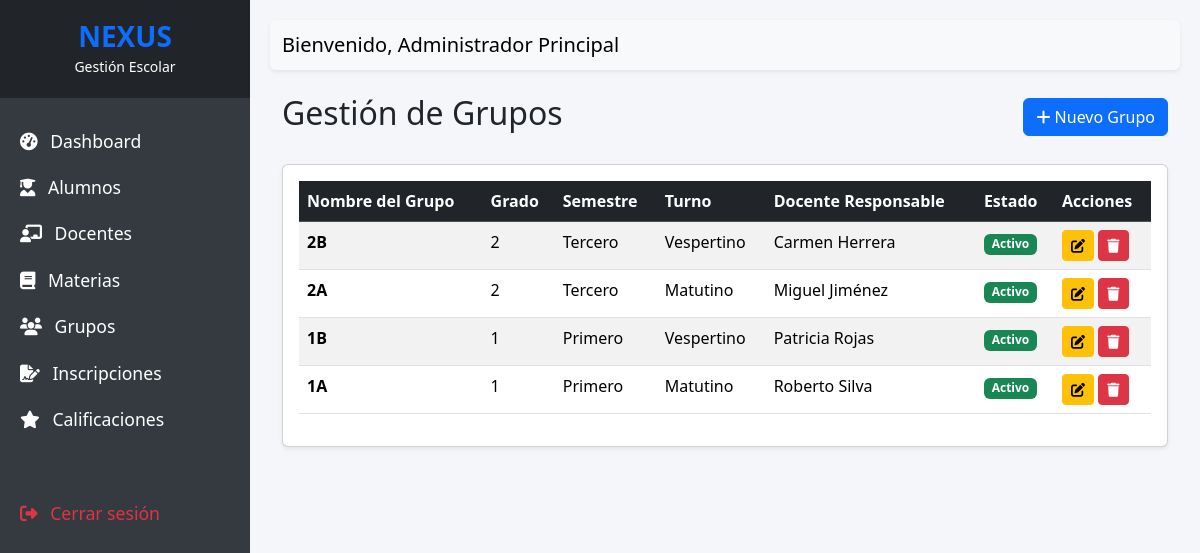
Screenshot of /app/grupos/ (signed in) with the database file from the repository.
### tables this page shows
CREATE TABLE `grupos` (
  `id` int(11) NOT NULL AUTO_INCREMENT,
  `nombre_grupo` varchar(20) NOT NULL,
  `grado` int(11) NOT NULL,
  `semestre` varchar(20) NOT NULL,
  `turno` varchar(20) NOT NULL,
  `docente_responsable_id` int(11) DEFAULT NULL,
  `estado` varchar(20) NOT NULL DEFAULT 'Activo',
  PRIMARY KEY (`id`),
  KEY `docente_responsable_id` (`docente_responsable_id`),
  CONSTRAINT `fk_grupo_docente` FOREIGN KEY (`docente_responsable_id`) REFERENCES `docentes` (`id`) ON DELETE SET NULL
);

CREATE TABLE `docentes` (
  `id` int(11) NOT NULL AUTO_INCREMENT,
  `numero_empleado` varchar(20) NOT NULL,
  `nombre` varchar(50) NOT NULL,
  `apellido_paterno` varchar(50) NOT NULL,
  `apellido_materno` varchar(50) NOT NULL,
  `correo` varchar(100) DEFAULT NULL,
  `telefono` varchar(20) DEFAULT NULL,
  `especialidad` varchar(100) NOT NULL,
  `estado` varchar(20) NOT NULL DEFAULT 'Activo',
  PRIMARY KEY (`id`),
  UNIQUE KEY `numero_empleado` (`numero_empleado`)
);

### app/grupos/index.php (the view)
<?php
require_once '../config/database.php';
require_once '../includes/header.php';
$query = "SELECT g.*, d.nombre, d.apellido_paterno
          FROM grupos g
          LEFT JOIN docentes d ON g.docente_responsable_id = d.id
          ORDER BY g.id DESC";
$stmt = $pdo->query($query);
$grupos = $stmt->fetchAll();
?>
<div class="container-fluid">
    <div class="d-flex justify-content-between align-items-center mb-4">
        <h2>Gestión de Grupos</h2>
        <a href="crear.php" class="btn btn-primary"><i class="fas fa-plus"></i> Nuevo Grupo</a>
    </div>
    <div class="card shadow-sm">
        <div class="card-body">
            <div class="table-responsive">
                <table class="table table-striped table-hover">
                    <thead class="table-dark">
                        <tr>
                            <th>Nombre del Grupo</th>
                            <th>Grado</th>
                            <th>Semestre</th>
                            <th>Turno</th>
                            <th>Docente Responsable</th>
                            <th>Estado</th>
                            <th>Acciones</th>
                        </tr>
                    </thead>
                    <tbody>
                        <?php foreach($grupos as $grupo): ?>
                        <tr>
                            <td><strong><?php echo htmlspecialchars($grupo->nombre_grupo); ?></strong></td>
                            <td><?php echo htmlspecialchars($grupo->grado); ?></td>
                            <td><?php echo htmlspecialchars($grupo->semestre); ?></td>
                            <td><?php echo htmlspecialchars($grupo->turno); ?></td>
                            <td>
                                <?php
                                if($grupo->docente_responsable_id) {
                                    echo htmlspecialchars($grupo->nombre . ' ' . $grupo->apellido_paterno);
                                } else {
                                    echo '<span class="text-muted">Sin asignar</span>';
                                }
                                ?>
                            </td>
                            <td>
                                <?php if($grupo->estado == 'Activo'): ?>
                                    <span class="badge bg-success">Activo</span>
                                <?php else: ?>
                                    <span class="badge bg-danger">Inactivo</span>
                                <?php endif; ?>
                            </td>
                            <td>
                                <a href="editar.php?id=<?php echo $grupo->id; ?>" class="btn btn-warning btn-sm" title="Editar"><i class="fas fa-edit"></i></a>
                                <a href="eliminar.php?id=<?php echo $grupo->id; ?>" class="btn btn-danger btn-sm" title="Eliminar"><i class="fas fa-trash"></i></a>
                            </td>
                        </tr>
                        <?php endforeach; ?>
                    </tbody>
                </table>
            </div>
        </div>
    </div>
</div>
<?php require_once '../includes/footer.php'; ?>

### app/assets/css/style.css (style rules this page uses)
body { font-family: 'Segoe UI', Tahoma, Geneva, Verdana, sans-serif; background-color: #f4f6f9; }

### rows the page displays
grupos: nombre_grupo "2B", grado "2", semestre "Tercero", turno "Vespertino", docente_responsable.apellido_paterno "Carmen Herrera", estado "Activo"
grupos: nombre_grupo "2A", grado "2", semestre "Tercero", turno "Matutino", docente_responsable.apellido_paterno "Miguel Jiménez", estado "Activo"
grupos: nombre_grupo "1B", grado "1", semestre "Primero", turno "Vespertino", docente_responsable.apellido_paterno "Patricia Rojas", estado "Activo"
grupos: nombre_grupo "1A", grado "1", semestre "Primero", turno "Matutino", docente_responsable.apellido_paterno "Roberto Silva", estado "Activo"

### other values shown
$_SESSION['usuario_nombre'] "Administrador Principal"
